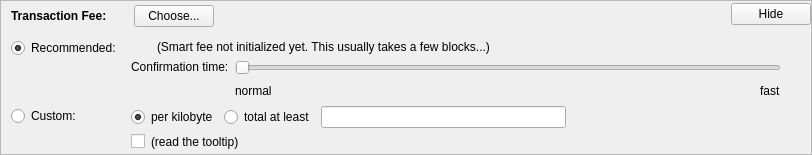
    <widget class="QFrame" name="frameFee">
     <property name="sizePolicy">
      <sizepolicy hsizetype="Expanding" vsizetype="Expanding">
       <horstretch>0</horstretch>
       <verstretch>0</verstretch>
      </sizepolicy>
     </property>
     <property name="maximumSize">
      <size>
       <width>16777215</width>
       <height>16777215</height>
      </size>
     </property>
     <property name="frameShape">
      <enum>QFrame::StyledPanel</enum>
     </property>
     <property name="frameShadow">
      <enum>QFrame::Sunken</enum>
     </property>
     <layout class="QVBoxLayout" name="verticalLayoutFee1">
      <property name="spacing">
       <number>0</number>
      </property>
      <property name="leftMargin">
       <number>0</number>
      </property>
      <property name="topMargin">
       <number>0</number>
      </property>
      <property name="rightMargin">
       <number>0</number>
      </property>
      <property name="bottomMargin">
       <number>0</number>
      </property>
      <item>
       <layout class="QVBoxLayout" name="verticalLayoutFee2" stretch="0,0,0">
        <property name="spacing">
         <number>0</number>
        </property>
        <property name="leftMargin">
         <number>10</number>
        </property>
        <property name="topMargin">
         <number>0</number>
        </property>
        <item>
         <layout class="QHBoxLayout" name="horizontalLayoutFee1">
          <property name="bottomMargin">
           <number>0</number>
          </property>
          <item>
           <layout class="QVBoxLayout" name="verticalLayoutFee7">
            <property name="spacing">
             <number>0</number>
            </property>
            <item>
             <spacer name="verticalSpacerSmartFee">
              <property name="orientation">
               <enum>Qt::Vertical</enum>
              </property>
              <property name="sizeType">
               <enum>QSizePolicy::Fixed</enum>
              </property>
              <property name="sizeHint" stdset="0">
               <size>
                <width>1</width>
                <height>4</height>
               </size>
              </property>
             </spacer>
            </item>
            <item>
             <layout class="QHBoxLayout" name="horizontalLayoutSmartFee">
              <property name="spacing">
               <number>10</number>
              </property>
              <item>
               <widget class="QLabel" name="labelFeeHeadline">
                <property name="sizePolicy">
                 <sizepolicy hsizetype="Preferred" vsizetype="Maximum">
                  <horstretch>0</horstretch>
                  <verstretch>0</verstretch>
                 </sizepolicy>
                </property>
                <property name="font">
                 <font>
                  <weight>75</weight>
                  <bold>true</bold>
                 </font>
                </property>
                <property name="styleSheet">
                 <string notr="true">font-weight:bold;</string>
                </property>
                <property name="text">
                 <string>Transaction Fee:</string>
                </property>
               </widget>
              </item>
              <item>
               <widget class="QLabel" name="labelFeeMinimized">
                <property name="text">
                 <string/>
                </property>
               </widget>
              </item>
              <item>
               <widget class="QPushButton" name="buttonChooseFee">
                <property name="text">
                 <string>Choose...</string>
                </property>
               </widget>
              </item>
             </layout>
            </item>
            <item>
             <spacer name="verticalSpacer_5">
              <property name="orientation">
               <enum>Qt::Vertical</enum>
              </property>
              <property name="sizeHint" stdset="0">
               <size>
                <width>1</width>
                <height>1</height>
               </size>
              </property>
             </spacer>
            </item>
           </layout>
          </item>
          <item>
           <spacer name="horizontalSpacer_4">
            <property name="orientation">
             <enum>Qt::Horizontal</enum>
            </property>
            <property name="sizeHint" stdset="0">
             <size>
              <width>40</width>
              <height>20</height>
             </size>
            </property>
           </spacer>
          </item>
          <item>
           <widget class="QPushButton" name="buttonMinimizeFee">
            <property name="toolTip">
             <string>collapse fee-settings</string>
            </property>
            <property name="text">
             <string>Hide</string>
            </property>
           </widget>
          </item>
         </layout>
        </item>
        <item>
         <widget class="QFrame" name="frameFeeSelection">
          <layout class="QVBoxLayout" name="verticalLayoutFee12">
           <property name="spacing">
            <number>0</number>
           </property>
           <property name="leftMargin">
            <number>0</number>
           </property>
           <property name="topMargin">
            <number>0</number>
           </property>
           <property name="rightMargin">
            <number>0</number>
           </property>
           <property name="bottomMargin">
            <number>0</number>
           </property>
           <item>
            <layout class="QGridLayout" name="gridLayoutFee">
             <property name="topMargin">
              <number>10</number>
             </property>
             <property name="bottomMargin">
              <number>4</number>
             </property>
             <property name="horizontalSpacing">
              <number>10</number>
             </property>
             <property name="verticalSpacing">
              <number>4</number>
             </property>
             <item row="1" column="1">
              <layout class="QVBoxLayout" name="verticalLayoutFee8">
               <property name="spacing">
                <number>6</number>
               </property>
               <item>
                <layout class="QHBoxLayout" name="horizontalLayoutFee13">
                 <item>
                  <widget class="QRadioButton" name="radioCustomPerKilobyte">
                   <property name="toolTip">
                    <string>If the custom fee is set to 1000 satoshis and the transaction is only 250 bytes, then &quot;per kilobyte&quot; only pays 250 satoshis in fee, while &quot;total at least&quot; pays 1000 satoshis. For transactions bigger than a kilobyte both pay by kilobyte.</string>
                   </property>
                   <property name="text">
                    <string>per kilobyte</string>
                   </property>
                   <property name="checked">
                    <bool>true</bool>
                   </property>
                   <attribute name="buttonGroup">
                    <string notr="true">groupCustomFee</string>
                   </attribute>
                  </widget>
                 </item>
                 <item>
                  <widget class="QRadioButton" name="radioCustomAtLeast">
                   <property name="toolTip">
                    <string>If the custom fee is set to 1000 satoshis and the transaction is only 250 bytes, then &quot;per kilobyte&quot; only pays 250 satoshis in fee, while &quot;total at least&quot; pays 1000 satoshis. For transactions bigger than a kilobyte both pay by kilobyte.</string>
                   </property>
                   <property name="text">
                    <string>total at least</string>
                   </property>
                   <attribute name="buttonGroup">
                    <string notr="true">groupCustomFee</string>
                   </attribute>
                  </widget>
                 </item>
                 <item>
                  <widget class="BitcoinAmountField" name="customFee"/>
                 </item>
                 <item>
                  <spacer name="horizontalSpacer_6">
                   <property name="orientation">
                    <enum>Qt::Horizontal</enum>
                   </property>
                   <property name="sizeHint" stdset="0">
                    <size>
                     <width>1</width>
                     <height>1</height>
                    </size>
                   </property>
                  </spacer>
                 </item>
                </layout>
               </item>
               <item>
                <layout class="QHBoxLayout" name="horizontalLayoutFee8">
                 <item>
                  <widget class="QCheckBox" name="checkBoxMinimumFee">
                   <property name="toolTip">
                    <string>Paying only the minimum fee is just fine as long as there is less transaction volume than space in the blocks. But be aware that this can end up in a never confirming transaction once there is more demand for pearlcoin transactions than the network can process.</string>
                   </property>
                   <property name="text">
                    <string/>
                   </property>
                  </widget>
                 </item>
                 <item>
                  <widget class="QLabel" name="labelMinFeeWarning">
                   <property name="enabled">
                    <bool>true</bool>
                   </property>
                   <property name="toolTip">
                    <string>Paying only the minimum fee is just fine as long as there is less transaction volume than space in the blocks. But be aware that this can end up in a never confirming transaction once there is more demand for pearlcoin transactions than the network can process.</string>
                   </property>
                   <property name="text">
                    <string>(read the tooltip)</string>
                   </property>
                   <property name="margin">
                    <number>5</number>
                   </property>
                  </widget>
                 </item>
                 <item>
                  <spacer name="horizontalSpacer_2">
                   <property name="orientation">
                    <enum>Qt::Horizontal</enum>
                   </property>
                   <property name="sizeHint" stdset="0">
                    <size>
                     <width>1</width>
                     <height>1</height>
                    </size>
                   </property>
                  </spacer>
                 </item>
                </layout>
               </item>
              </layout>
             </item>
             <item row="0" column="0">
              <layout class="QVBoxLayout" name="verticalLayoutFee4" stretch="0,1">
               <item>
                <widget class="QRadioButton" name="radioSmartFee">
                 <property name="text">
                  <string>Recommended:</string>
                 </property>
                 <property name="checked">
                  <bool>true</bool>
                 </property>
                 <attribute name="buttonGroup">
                  <string notr="true">groupFee</string>
                 </attribute>
                </widget>
               </item>
               <item>
                <spacer name="verticalSpacer_2">
                 <property name="orientation">
                  <enum>Qt::Vertical</enum>
                 </property>
                 <property name="sizeHint" stdset="0">
                  <size>
                   <width>1</width>
                   <height>1</height>
                  </size>
                 </property>
                </spacer>
               </item>
              </layout>
             </item>
             <item row="1" column="0">
              <layout class="QVBoxLayout" name="verticalLayoutFee9" stretch="0,1">
               <item>
                <widget class="QRadioButton" name="radioCustomFee">
                 <property name="text">
                  <string>Custom:</string>
                 </property>
                 <attribute name="buttonGroup">
                  <string notr="true">groupFee</string>
                 </attribute>
                </widget>
               </item>
               <item>
                <spacer name="verticalSpacer_6">
                 <property name="orientation">
                  <enum>Qt::Vertical</enum>
                 </property>
                 <property name="sizeHint" stdset="0">
                  <size>
                   <width>1</width>
                   <height>1</height>
                  </size>
                 </property>
                </spacer>
               </item>
              </layout>
             </item>
             <item row="0" column="1">
              <layout class="QVBoxLayout" name="verticalLayoutFee3" stretch="0,0,1">
               <property name="spacing">
                <number>6</number>
               </property>
               <property name="topMargin">
                <number>2</number>
               </property>
               <item>
                <layout class="QHBoxLayout" name="horizontalLayoutFee12">
                 <item>
                  <widget class="QLabel" name="labelSmartFee">
                   <property name="text">
                    <string/>
                   </property>
                   <property name="margin">
                    <number>2</number>
                   </property>
                  </widget>
                 </item>
                 <item>
                  <widget class="QLabel" name="labelFeeEstimation">
                   <property name="text">
                    <string/>
                   </property>
                  </widget>
                 </item>
                 <item>
                  <widget class="QLabel" name="labelSmartFee2">
                   <property name="text">
                    <string>(Smart fee not initialized yet. This usually takes a few blocks...)</string>
                   </property>
                   <property name="margin">
                    <number>2</number>
                   </property>
                  </widget>
                 </item>
                 <item>
                  <spacer name="horizontalSpacer_5">
                   <property name="orientation">
                    <enum>Qt::Horizontal</enum>
                   </property>
                   <property name="sizeHint" stdset="0">
                    <size>
                     <width>1</width>
                     <height>1</height>
                    </size>
                   </property>
                  </spacer>
                 </item>
                </layout>
               </item>
               <item>
                <layout class="QHBoxLayout" name="horizontalLayoutFee9">
                 <item>
                  <layout class="QVBoxLayout" name="verticalLayoutFee6">
                   <item>
                    <widget class="QLabel" name="labelSmartFee3">
                     <property name="text">
                      <string>Confirmation time:</string>
                     </property>
                     <property name="margin">
                      <number>2</number>
                     </property>
                    </widget>
                   </item>
                   <item>
                    <spacer name="verticalSpacer_3">
                     <property name="orientation">
                      <enum>Qt::Vertical</enum>
                     </property>
                     <property name="sizeHint" stdset="0">
                      <size>
                       <width>1</width>
                       <height>1</height>
                      </size>
                     </property>
                    </spacer>
                   </item>
                  </layout>
                 </item>
                 <item>
                  <layout class="QVBoxLayout" name="verticalLayoutFee5">
                   <property name="rightMargin">
                    <number>30</number>
                   </property>
                   <item>
                    <widget class="QSlider" name="sliderSmartFee">
                     <property name="minimum">
                      <number>0</number>
                     </property>
                     <property name="maximum">
                      <number>24</number>
                     </property>
                     <property name="pageStep">
                      <number>1</number>
                     </property>
                     <property name="value">
                      <number>0</number>
                     </property>
                     <property name="orientation">
                      <enum>Qt::Horizontal</enum>
                     </property>
                     <property name="invertedAppearance">
                      <bool>false</bool>
                     </property>
                     <property name="invertedControls">
                      <bool>false</bool>
                     </property>
                     <property name="tickPosition">
                      <enum>QSlider::NoTicks</enum>
                     </property>
                    </widget>
                   </item>
                   <item>
                    <layout class="QHBoxLayout" name="horizontalLayoutFee10">
                     <item>
                      <widget class="QLabel" name="labelSmartFeeNormal">
                       <property name="text">
                        <string>normal</string>
                       </property>
                      </widget>
                     </item>
                     <item>
                      <spacer name="horizontalSpacer_3">
                       <property name="orientation">
                        <enum>Qt::Horizontal</enum>
                       </property>
                       <property name="sizeHint" stdset="0">
                        <size>
                         <width>40</width>
                         <height>20</height>
                        </size>
                       </property>
                      </spacer>
                     </item>
                     <item>
                      <widget class="QLabel" name="labelSmartFeeFast">
                       <property name="text">
                        <string>fast</string>
                       </property>
                      </widget>
                     </item>
                    </layout>
                   </item>
                  </layout>
                 </item>
                </layout>
               </item>
               <item>
                <spacer name="verticalSpacer_4">
                 <property name="orientation">
                  <enum>Qt::Vertical</enum>
                 </property>
                 <property name="sizeHint" stdset="0">
                  <size>
                   <width>1</width>
                   <height>1</height>
                  </size>
                 </property>
                </spacer>
               </item>
              </layout>
             </item>
            </layout>
           </item>
          </layout>
         </widget>
        </item>
        <item>
         <spacer name="verticalSpacerFee">
          <property name="orientation">
           <enum>Qt::Vertical</enum>
          </property>
          <property name="sizeHint" stdset="0">
           <size>
            <width>800</width>
            <height>1</height>
           </size>
          </property>
         </spacer>
        </item>
       </layout>
      </item>
     </layout>
    </widget>
